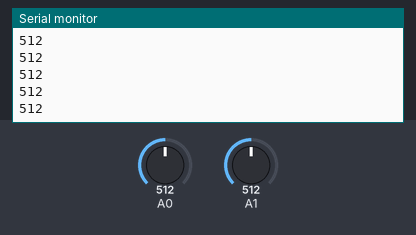
Bench run of a sketch on a simulated Arduino Uno, built with avr-gcc and run on an emulated ATmega328P. Parts: the last lines printed to the serial monitor. Inputs (shaded band) come from the test bench; at power-on: A0 = 512, A1 = 512.

Above: at 1.2 s.
1.3 s: A0 set to 716
At 2.2 s:
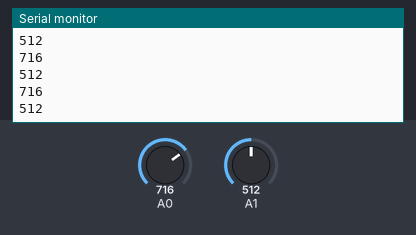
2.8 s: A1 set to 306
At 3.9 s:
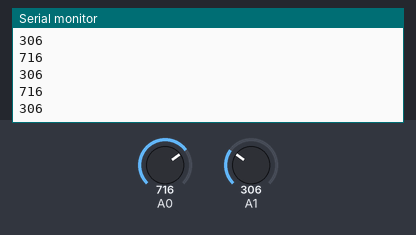
4.3 s: A0 set to 900
At 5.0 s:
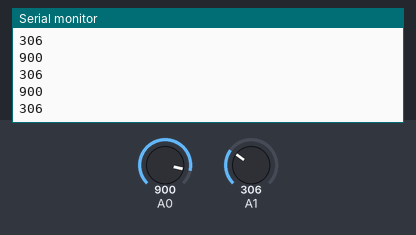
5.8 s: A1 set to 122
At 6.5 s:
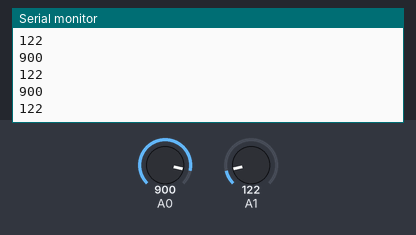
Timing chart, 0 to 8.3 s (numbered marks = the images above; inputs shaded):
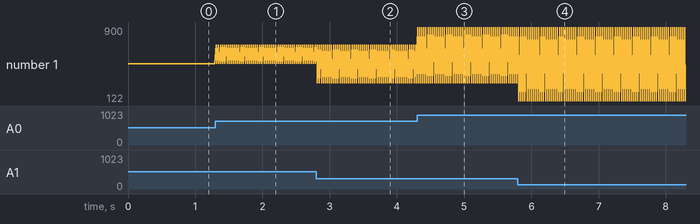

The sketch:

ygrasia2.ino
```cpp
// C++ code
//
void setup()
{
  pinMode(A0, INPUT);
  Serial.begin(9600);

  pinMode(A1, INPUT);
}

void loop()
{
  Serial.println(analogRead(A0));
  Serial.println(analogRead(A1));
  delay(30); // Delay a little bit to improve simulation performance
}
```

Measured:
- after the input at 1.3 s, the serial monitor: prints a new line at once (image 1)
- after the input at 2.8 s, the serial monitor: prints a new line at once (image 2)
- after the input at 4.3 s, the serial monitor: prints a new line at once (image 3)
- after the input at 5.8 s, the serial monitor: prints a new line at once (image 4)
- plotted number 1: 512 → 306 after the input at 2.8 s, 306 → 122 after the input at 5.8 s
